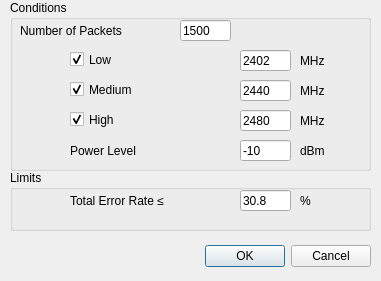
<?xml version="1.0" encoding="UTF-8"?>
<ui version="4.0">
 <class>Setting_MaximumInputPower</class>
 <widget class="QDialog" name="Setting_MaximumInputPower">
  <property name="geometry">
   <rect>
    <x>0</x>
    <y>0</y>
    <width>381</width>
    <height>281</height>
   </rect>
  </property>
  <property name="windowTitle">
   <string>Dialog</string>
  </property>
  <widget class="QDialogButtonBox" name="buttonBox">
   <property name="geometry">
    <rect>
     <x>30</x>
     <y>240</y>
     <width>341</width>
     <height>32</height>
    </rect>
   </property>
   <property name="orientation">
    <enum>Qt::Horizontal</enum>
   </property>
   <property name="standardButtons">
    <set>QDialogButtonBox::Cancel|QDialogButtonBox::Ok</set>
   </property>
  </widget>
  <widget class="QGroupBox" name="group_Conditions">
   <property name="geometry">
    <rect>
     <x>10</x>
     <y>0</y>
     <width>361</width>
     <height>171</height>
    </rect>
   </property>
   <property name="title">
    <string>Conditions</string>
   </property>
   <widget class="QLabel" name="label">
    <property name="geometry">
     <rect>
      <x>10</x>
      <y>20</y>
      <width>141</width>
      <height>21</height>
     </rect>
    </property>
    <property name="text">
     <string>Number of Packets</string>
    </property>
   </widget>
   <widget class="QLineEdit" name="le_PacketsNumber">
    <property name="geometry">
     <rect>
      <x>170</x>
      <y>20</y>
      <width>51</width>
      <height>21</height>
     </rect>
    </property>
    <property name="text">
     <string>1500</string>
    </property>
   </widget>
   <widget class="QCheckBox" name="checkBox">
    <property name="geometry">
     <rect>
      <x>60</x>
      <y>50</y>
      <width>91</width>
      <height>19</height>
     </rect>
    </property>
    <property name="text">
     <string>Low</string>
    </property>
    <property name="checked">
     <bool>true</bool>
    </property>
   </widget>
   <widget class="QCheckBox" name="checkBox_2">
    <property name="geometry">
     <rect>
      <x>60</x>
      <y>80</y>
      <width>91</width>
      <height>19</height>
     </rect>
    </property>
    <property name="text">
     <string>Medium</string>
    </property>
    <property name="checked">
     <bool>true</bool>
    </property>
   </widget>
   <widget class="QCheckBox" name="checkBox_3">
    <property name="geometry">
     <rect>
      <x>60</x>
      <y>110</y>
      <width>91</width>
      <height>19</height>
     </rect>
    </property>
    <property name="acceptDrops">
     <bool>false</bool>
    </property>
    <property name="text">
     <string>High</string>
    </property>
    <property name="checked">
     <bool>true</bool>
    </property>
    <property name="tristate">
     <bool>false</bool>
    </property>
   </widget>
   <widget class="QLineEdit" name="le_Low">
    <property name="geometry">
     <rect>
      <x>230</x>
      <y>50</y>
      <width>51</width>
      <height>21</height>
     </rect>
    </property>
    <property name="text">
     <string>2402</string>
    </property>
   </widget>
   <widget class="QLineEdit" name="le_Medium">
    <property name="geometry">
     <rect>
      <x>230</x>
      <y>80</y>
      <width>51</width>
      <height>21</height>
     </rect>
    </property>
    <property name="text">
     <string>2440</string>
    </property>
   </widget>
   <widget class="QLineEdit" name="le_High">
    <property name="geometry">
     <rect>
      <x>230</x>
      <y>110</y>
      <width>51</width>
      <height>21</height>
     </rect>
    </property>
    <property name="text">
     <string>2480</string>
    </property>
   </widget>
   <widget class="QLabel" name="label_2">
    <property name="geometry">
     <rect>
      <x>290</x>
      <y>50</y>
      <width>41</width>
      <height>21</height>
     </rect>
    </property>
    <property name="text">
     <string>MHz</string>
    </property>
   </widget>
   <widget class="QLabel" name="label_3">
    <property name="geometry">
     <rect>
      <x>290</x>
      <y>80</y>
      <width>41</width>
      <height>21</height>
     </rect>
    </property>
    <property name="text">
     <string>MHz</string>
    </property>
   </widget>
   <widget class="QLabel" name="label_4">
    <property name="geometry">
     <rect>
      <x>290</x>
      <y>110</y>
      <width>41</width>
      <height>21</height>
     </rect>
    </property>
    <property name="text">
     <string>MHz</string>
    </property>
   </widget>
   <widget class="QLabel" name="label_7">
    <property name="geometry">
     <rect>
      <x>60</x>
      <y>140</y>
      <width>101</width>
      <height>21</height>
     </rect>
    </property>
    <property name="text">
     <string>Power Level</string>
    </property>
   </widget>
   <widget class="QLineEdit" name="le_PowerLevel">
    <property name="geometry">
     <rect>
      <x>230</x>
      <y>140</y>
      <width>51</width>
      <height>21</height>
     </rect>
    </property>
    <property name="text">
     <string>-10</string>
    </property>
   </widget>
   <widget class="QLabel" name="label_8">
    <property name="geometry">
     <rect>
      <x>290</x>
      <y>140</y>
      <width>41</width>
      <height>21</height>
     </rect>
    </property>
    <property name="text">
     <string>dBm</string>
    </property>
   </widget>
  </widget>
  <widget class="QGroupBox" name="group_Limits">
   <property name="geometry">
    <rect>
     <x>10</x>
     <y>170</y>
     <width>361</width>
     <height>61</height>
    </rect>
   </property>
   <property name="title">
    <string>Limits</string>
   </property>
   <widget class="QLabel" name="label_5">
    <property name="geometry">
     <rect>
      <x>60</x>
      <y>20</y>
      <width>161</width>
      <height>21</height>
     </rect>
    </property>
    <property name="text">
     <string>Total Error Rate ≤</string>
    </property>
   </widget>
   <widget class="QLineEdit" name="le_LessTotalErrorRate">
    <property name="geometry">
     <rect>
      <x>230</x>
      <y>20</y>
      <width>51</width>
      <height>21</height>
     </rect>
    </property>
    <property name="text">
     <string>30.8</string>
    </property>
   </widget>
   <widget class="QLabel" name="label_6">
    <property name="geometry">
     <rect>
      <x>290</x>
      <y>20</y>
      <width>41</width>
      <height>21</height>
     </rect>
    </property>
    <property name="text">
     <string>%</string>
    </property>
   </widget>
  </widget>
 </widget>
 <resources/>
 <connections>
  <connection>
   <sender>buttonBox</sender>
   <signal>accepted()</signal>
   <receiver>Setting_MaximumInputPower</receiver>
   <slot>accept()</slot>
   <hints>
    <hint type="sourcelabel">
     <x>248</x>
     <y>254</y>
    </hint>
    <hint type="destinationlabel">
     <x>157</x>
     <y>274</y>
    </hint>
   </hints>
  </connection>
  <connection>
   <sender>buttonBox</sender>
   <signal>rejected()</signal>
   <receiver>Setting_MaximumInputPower</receiver>
   <slot>reject()</slot>
   <hints>
    <hint type="sourcelabel">
     <x>316</x>
     <y>260</y>
    </hint>
    <hint type="destinationlabel">
     <x>286</x>
     <y>274</y>
    </hint>
   </hints>
  </connection>
 </connections>
</ui>
